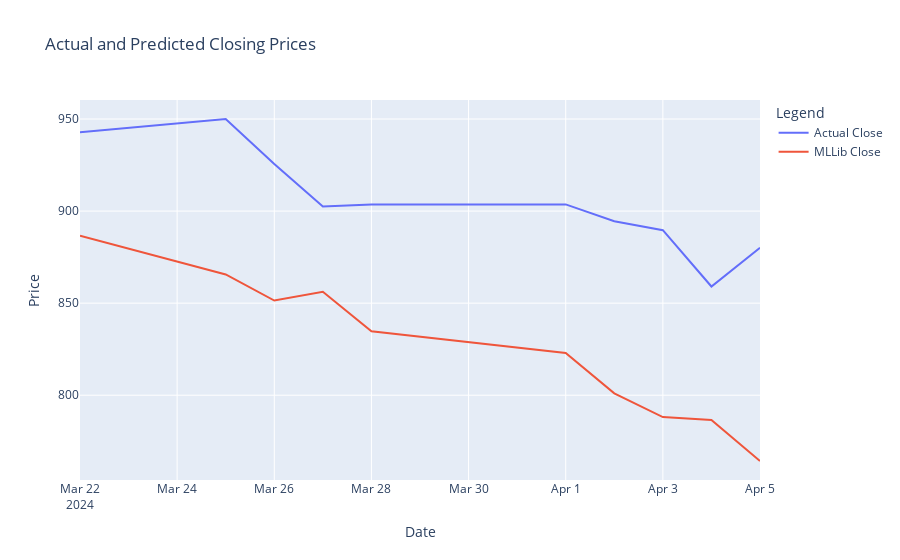

The code cell stored with this chart in its notebook:
### Code cell
import plotly.graph_objs as go

# Create Plotly Scatter objects
trace1 = go.Scatter(
    x=merged_df.index,
    y=merged_df['Close'],
    mode='lines',
    name='Actual Close'
)

trace2 = go.Scatter(
    x=merged_df.index,
    y=merged_df['MLLib_Close'],
    mode='lines',
    name='MLLib Close'
)

# Create and show the combined graph
fig = go.Figure(data=[trace1, trace2])
fig.update_layout(
    title='Actual and Predicted Closing Prices',
    xaxis_title='Date',
    yaxis_title='Price',
    legend_title='Legend'
)

fig.show()

### Figure 1 — Plotly figure (JSON) as saved in the notebook; plotly's stock layout.template omitted (floating-point values rounded to 4 significant figures)
{"data": [{"mode": "lines", "name": "Actual Close", "type": "scatter", "x": ["2024-03-22T00:00:00", "2024-03-25T00:00:00", "2024-03-26T00:00:00", "2024-03-27T00:00:00", "2024-03-28T00:00:00", "2024-04-01T00:00:00", "2024-04-02T00:00:00", "2024-04-03T00:00:00", "2024-04-04T00:00:00", "2024-04-05T00:00:00"], "y": [942.9, 950.0, 925.6, 902.5, 903.6, 903.6, 894.5, 889.6, 859.0, 880.1]}, {"mode": "lines", "name": "MLLib Close", "type": "scatter", "x": ["2024-03-22T00:00:00", "2024-03-25T00:00:00", "2024-03-26T00:00:00", "2024-03-27T00:00:00", "2024-03-28T00:00:00", "2024-04-01T00:00:00", "2024-04-02T00:00:00", "2024-04-03T00:00:00", "2024-04-04T00:00:00", "2024-04-05T00:00:00"], "y": [886.6, 865.6, 851.4, 856.2, 834.7, 823.0, 801.0, 788.1, 786.6, 764.3]}], "layout": {"autosize": true, "legend": {"title": {"text": "Legend"}}, "title": {"text": "Actual and Predicted Closing Prices"}, "xaxis": {"autorange": true, "range": ["2024-03-22", "2024-04-05"], "title": {"text": "Date"}, "type": "date"}, "yaxis": {"autorange": true, "range": [754.0, 960.3], "title": {"text": "Price"}, "type": "linear"}}}
